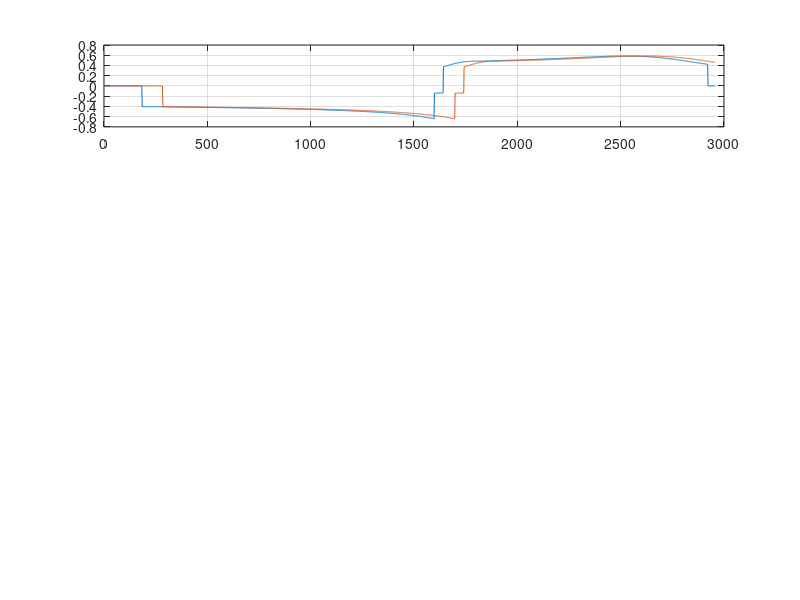

MATLAB code to generate this figure: (Note: this script raises an error after producing the figure.)
close all
clear all
clc
%%
basicPlotsOnly = false; 
setpointDelay = 100; % ms

decelerationPercentage = 0.8; 
v0 = 1.0; % [m/s] 
jmax = 0.36; % [m/s^3] 
amax = 0.7 * decelerationPercentage; % [m/s^2]
v3 = 0.1; % [m/s] -- vMin 

brakingReserve = 0.005; % m; 
% gets substracted from the actual braking distance prior to the calculation 
% of the jerk algorithm
% when used with v3 = 0.0, then it should also be 0. Otherwise, the vehicle
% stops just that amount short 
if v3 == 0
    brakingReserve = 0; 
end

aReachable = jmax*sqrt((v0-v3)/jmax);
if aReachable < amax
    fprintf('The maximum reachable deceleration was adjusted from %.5f m/s^2 to %.5f m/s^2. \n', amax, aReachable)
end
amax = min(amax,aReachable);

v1 = v0 - (amax^2/(2*jmax)); 
v2 = (amax^2/(2*jmax)) + v3; 
s1 = v0*amax/jmax - 1/6*jmax*(amax/jmax)^3;
s2 = (v1 - v2)^2/(2*amax) + v2*(v1 - v2)/amax;
s3 = 1/6*jmax*(amax/jmax)^3 + v3*(amax/jmax);

sTotal = s1+s2+s3;
fprintf('The breaking distance to get from v0: %.3f m/s to v3: %.3f m/s is s: %.5f m. \n', v0, v3, sTotal)

%%
t = 1e-3;
sBrakingDistancePhysical = sTotal + 0.2; 
sBrakingDistanceCalc = sBrakingDistancePhysical - brakingReserve;

vSetpointBuffer = zeros(1,5000);
vActualBuffer = vSetpointBuffer;
aBuffer = vSetpointBuffer; 
sBuffer = aBuffer; 

t_initialGuess = 0.0; 
nMax = 0; 
n = 0;
zeroTolerance = 1e-9;
jerkPhase = 0; 

for i = 1:10000  

    if sBrakingDistanceCalc >= sTotal 
        vSetpoint = v0;
        enterConstJerk1 = i; 

    elseif sBrakingDistanceCalc > (s2 + s3) % constant jerk phase 1
        if jerkPhase ~= 1 
            t_guess = t_initialGuess;
            jerkPhase = 1; 
        end

        for n = 1:20
            sTraveledInJerkPhaseOne = sTotal-sBrakingDistanceCalc;
            t_guess = t_guess - (t_guess^3-(v0/(jmax/6))*t_guess+((sTraveledInJerkPhaseOne)/(jmax/6)))/(3*t_guess^2-(v0/(jmax/6)));
            zero_value =         t_guess^3-(v0/(jmax/6))*t_guess+((sTraveledInJerkPhaseOne)/(jmax/6));
            if abs(zero_value) < zeroTolerance
                break
            elseif n == 20
                fprintf('warning: no zero found. Last value was %.12f. \n', zero_value)
            end
        end
        vSetpoint = v0 - 0.5*jmax * t_guess^2;
        
    elseif sBrakingDistanceCalc > s3 % constant deceleration phase
        vSetpoint = sqrt(v2^2+2*amax*(sBrakingDistanceCalc-s3));        

    elseif sBrakingDistanceCalc > 0  % constant jerk phase 2        

        if v3 == 0.0 
            vSetpoint = (6^(2/3))/2*jmax^(1/3)*abs(sBrakingDistanceCalc)^(2/3);
        else
            if jerkPhase ~= 2 
                t_guess = t_initialGuess;
                jerkPhase = 2; 
            end
                   
            for n = 1:20  
                sTraveledInJerkPhaseTwo = s3-sBrakingDistanceCalc;
                t_guess = t_guess - (t_guess^3+((3*-amax)/jmax)*t_guess^2+((6*v2)/jmax)*t_guess-(6*sTraveledInJerkPhaseTwo)/jmax)/(3*t_guess^2+2*((3*-amax)/jmax)*t_guess+((6*v2)/jmax));
                zero_value =         t_guess^3+((3*-amax)/jmax)*t_guess^2+((6*v2)/jmax)*t_guess-(6*sTraveledInJerkPhaseTwo)/jmax;
                if abs(zero_value) < zeroTolerance  
                    break  
                elseif n == 20  
                    fprintf('warning: no zero found. Last value was %.12f. \n', zero_value)  
                end  
            end  
            vSetpoint = v2 - amax*t_guess + 0.5*jmax*t_guess^2; 
        end
        exitConstJerk2 = i; 
    else
        vSetpoint = v3; 
    end 

    if ~isreal(vSetpoint)
        disp('velocity setpoint non-real -- exit')
        break
    end

    vSetpointBuffer(i) = vSetpoint; 

    if i > setpointDelay
        vActual = vSetpointBuffer(i-setpointDelay); 
    else
        vActual = vSetpoint;
    end 
    sBrakingDistancePhysical = sBrakingDistancePhysical - vActual*t*1.06;
    sBrakingDistanceCalc = sBrakingDistancePhysical - brakingReserve;

    vActualBuffer(i) = vActual; 
    sBuffer(i) = sBrakingDistancePhysical;

    nMax = max([nMax,n]);
    if sBrakingDistancePhysical <= 1e-3 % || v <= v3
        break
    end
    sBrakingDistanceOld = sBrakingDistancePhysical; 
end

fprintf('... and took %.3f seconds. \n', (exitConstJerk2-enterConstJerk1)/1000)
fprintf('The maximum iterationsteps at a tolerance of %.1fe-9 of the Newton method was %.0f. \n', zeroTolerance/1e-9, nMax)
fprintf('Due to a setpoint delay of %.1f ms, the maximum commanded deceleration was %.3f m/s^2 despite the set maximum of %.3f m/s^2. \n', setpointDelay, max(abs(diff(vActualBuffer(1:i-1))./t)), abs(amax))
fprintf('This would have required a deceleration percentage of no higher than %.2f --> %.3f m/s^2 * %.2f = %.3f m/s^2. \n', 1/(max(abs(diff(vActualBuffer(1:i-1))./t))/abs(amax)), max(abs(diff(vActualBuffer(1:i-1))./t)), 1/(max(abs(diff(vActualBuffer(1:i-1))./t))/abs(amax)), abs(amax))

%%
figure
subplot(411)
plot(diff(diff(vSetpointBuffer(1:i-1))./t)./t); grid on; hold on
plot(diff(diff(vActualBuffer(1:i-1))./t)./t)
xline(exitConstJerk2)
ylim([-jmax-1 jmax+1])
legend('setpoint','actual')
title('jerk')

subplot(412)
plot(diff(vSetpointBuffer(1:i-1))./t); grid on; hold on
plot(diff(vActualBuffer(1:i-1))./t);
xline(exitConstJerk2)
yline(-amax)
ylim([-amax-0.1 0])
legend('setpoint','actual','amax')
title('deceleration')

subplot(413)
plot(vSetpointBuffer(1:i-1)); grid on; hold on
plot(vActualBuffer(1:i-1))
xline(exitConstJerk2)
ylim([0 max(vSetpointBuffer(1:i-1)+0.1)])
legend('setpoint','actual')
title('velocity')

subplot(414)
plot(sBuffer(1:i-1)); grid on
xline(exitConstJerk2)
title('distance')

%%
if false 
    figure 
    plot(vActualBuffer(1:i))
    hold on 
    plot(diff(vActualBuffer(1:i))./t);
    
    figure 
    plot(vSetpointBuffer(1:i))
    hold on 
    plot(diff(vSetpointBuffer(1:i))./t);
end 

if ~ basicPlotsOnly 
    figure 
    plot(sBuffer(1:i),vSetpointBuffer(1:i),'LineWidth',1.5); grid on; hold on
    plot(sBuffer(1:i),vActualBuffer(1:i),'LineWidth',1.5);
    xlabel('brakingDistance [m]')
    ylabel('velocity [m/s]')
    legend('setpoint','actual')
    
    % RV specifics: 
    yline(0.025) % minimum velocity = 0.025
    xline(0.005) % positioning tolerance = 0.005
    xlim([0 0.01])
    ylim([0 0.05])
    
    figure 
    plot(sBuffer(1:i-1),diff(vSetpointBuffer(1:i))./t,'LineWidth',1.5)
    grid on
    xlabel('brakingDistance [m]')
    ylabel('deceleration [m/s^2]')
end 